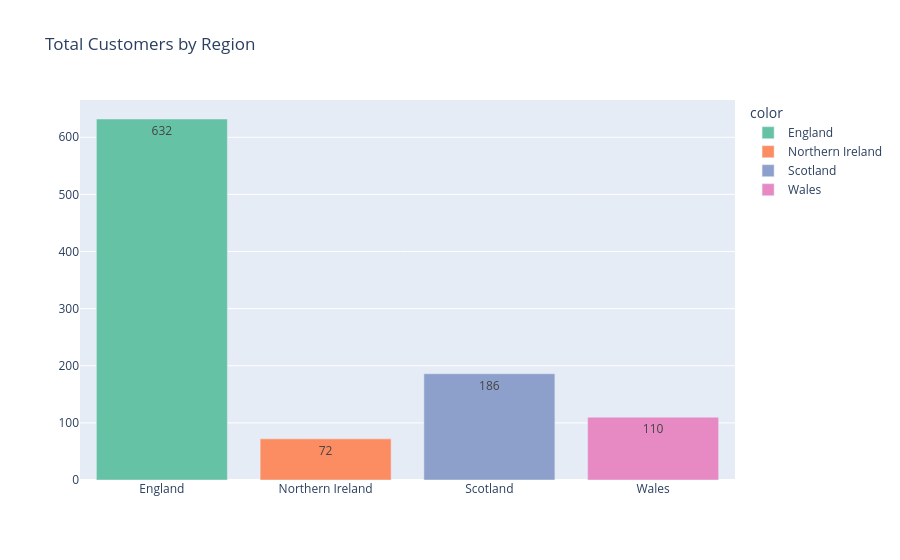
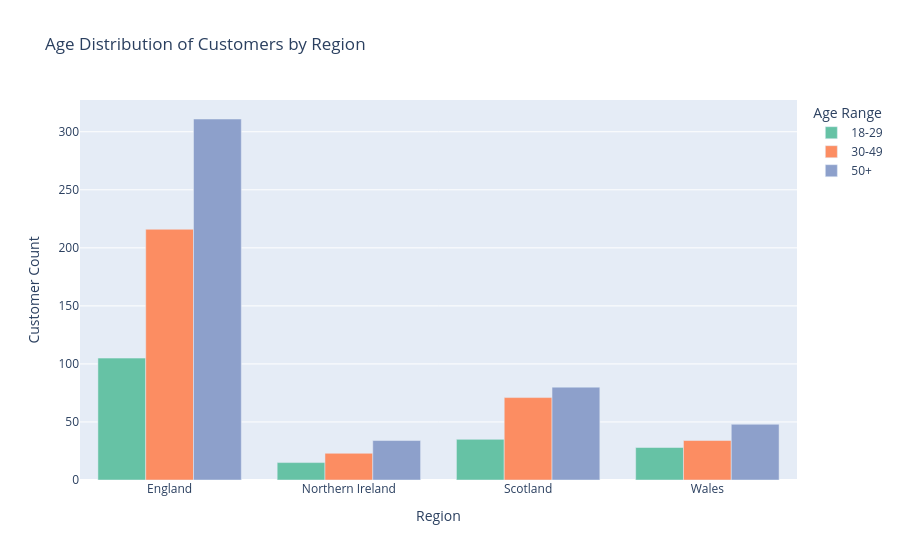
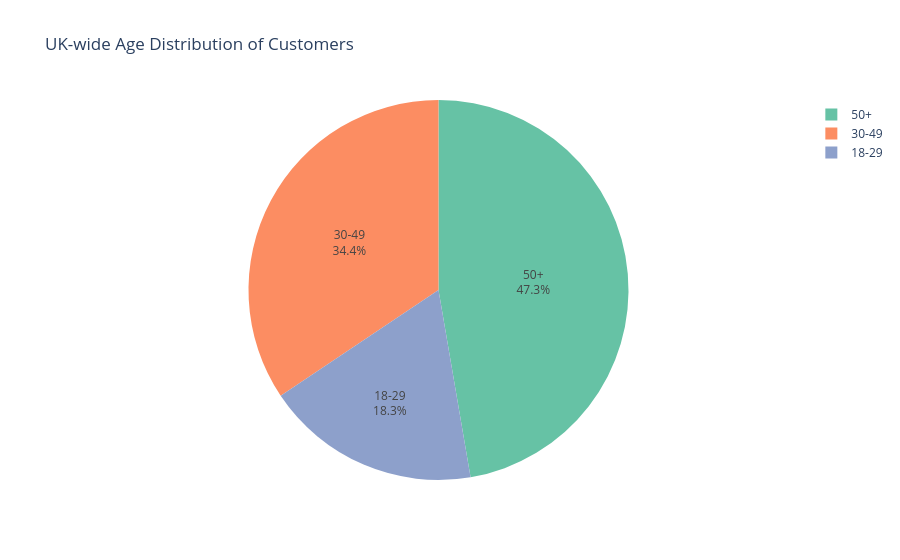

The cell these charts' notebook holds for them, in order:
### Markdown cell above
## Analysing some customer data

### Code cell
# Improved Plotly visualizations with distinct colors for customer data
region_counts = customers_df['region'].value_counts().sort_index()
fig1 = px.bar(
    x=region_counts.index,
    y=region_counts.values,
    labels={'x': 'Region', 'y': 'Total Customers'},
    title='Total Customers by Region',
    text=region_counts.values,
    color=region_counts.index,
    color_discrete_sequence=px.colors.qualitative.Set2
    )
fig1.update_traces(texttemplate='%{text}', textposition='inside')
fig1.update_layout(
    xaxis_title='',
    yaxis_title='',
    uniformtext_minsize=8,
    uniformtext_mode='hide'
    )
fig1.show()

# Improved Plotly grouped bar chart for age distribution by region
bins = [18, 30, 50, 100]
labels = ["18-29", "30-49", "50+"]
customers_df['age_group'] = pd.cut(
    customers_df['age'], bins=bins, labels=labels, right=False
    )
age_region_counts = customers_df.groupby(['region', 'age_group']).size().reset_index(name='count')
fig2 = px.bar(
    age_region_counts,
    x='region',
    y='count',
    color='age_group',
    barmode='group',
    labels={'region': 'Region', 'count': 'Customer Count', 'age_group': 'Age Range'},
    title='Age Distribution of Customers by Region',
    color_discrete_sequence=px.colors.qualitative.Set2
    )

fig2.update_layout(xaxis_title='Region', yaxis_title='Customer Count')
fig2.show()

# Pie chart of age range percentages for the entire UK
age_counts = customers_df['age_group'].value_counts().sort_index()
fig3 = px.pie(
    values=age_counts.values,
    names=age_counts.index,
    title='UK-wide Age Distribution of Customers',
    color_discrete_sequence=px.colors.qualitative.Set2
    )
fig3.update_traces(textinfo='percent+label')
fig3.show()

### Figure 1 — Plotly figure (JSON) as saved in the notebook; plotly's stock layout.template omitted (floating-point values rounded to 4 significant figures)
{"data": [{"hovertemplate": "color=England<br>Region=%{x}<br>Total Customers=%{y}<br>text=%{text}<extra></extra>", "legendgroup": "England", "marker": {"color": "rgb(102,194,165)", "pattern": {"shape": ""}}, "name": "England", "orientation": "v", "showlegend": true, "text": [632.0], "textposition": "inside", "texttemplate": "%{text}", "type": "bar", "x": ["England"], "xaxis": "x", "y": [632], "yaxis": "y"}, {"hovertemplate": "color=Northern Ireland<br>Region=%{x}<br>Total Customers=%{y}<br>text=%{text}<extra></extra>", "legendgroup": "Northern Ireland", "marker": {"color": "rgb(252,141,98)", "pattern": {"shape": ""}}, "name": "Northern Ireland", "orientation": "v", "showlegend": true, "text": [72.0], "textposition": "inside", "texttemplate": "%{text}", "type": "bar", "x": ["Northern Ireland"], "xaxis": "x", "y": [72], "yaxis": "y"}, {"hovertemplate": "color=Scotland<br>Region=%{x}<br>Total Customers=%{y}<br>text=%{text}<extra></extra>", "legendgroup": "Scotland", "marker": {"color": "rgb(141,160,203)", "pattern": {"shape": ""}}, "name": "Scotland", "orientation": "v", "showlegend": true, "text": [186.0], "textposition": "inside", "texttemplate": "%{text}", "type": "bar", "x": ["Scotland"], "xaxis": "x", "y": [186], "yaxis": "y"}, {"hovertemplate": "color=Wales<br>Region=%{x}<br>Total Customers=%{y}<br>text=%{text}<extra></extra>", "legendgroup": "Wales", "marker": {"color": "rgb(231,138,195)", "pattern": {"shape": ""}}, "name": "Wales", "orientation": "v", "showlegend": true, "text": [110.0], "textposition": "inside", "texttemplate": "%{text}", "type": "bar", "x": ["Wales"], "xaxis": "x", "y": [110], "yaxis": "y"}], "layout": {"barmode": "relative", "legend": {"title": {"text": "color"}, "tracegroupgap": 0}, "title": {"text": "Total Customers by Region"}, "uniformtext": {"minsize": 8, "mode": "hide"}, "xaxis": {"anchor": "y", "domain": [0, 1], "title": {"text": ""}}, "yaxis": {"anchor": "x", "domain": [0, 1], "title": {"text": ""}}}}

### Figure 2 — Plotly figure (JSON) as saved in the notebook; plotly's stock layout.template omitted (floating-point values rounded to 4 significant figures)
{"data": [{"alignmentgroup": "True", "hovertemplate": "Age Range=18-29<br>Region=%{x}<br>Customer Count=%{y}<extra></extra>", "legendgroup": "18-29", "marker": {"color": "rgb(102,194,165)", "pattern": {"shape": ""}}, "name": "18-29", "offsetgroup": "18-29", "orientation": "v", "showlegend": true, "textposition": "auto", "type": "bar", "x": ["England", "Northern Ireland", "Scotland", "Wales"], "xaxis": "x", "y": [105, 15, 35, 28], "yaxis": "y"}, {"alignmentgroup": "True", "hovertemplate": "Age Range=30-49<br>Region=%{x}<br>Customer Count=%{y}<extra></extra>", "legendgroup": "30-49", "marker": {"color": "rgb(252,141,98)", "pattern": {"shape": ""}}, "name": "30-49", "offsetgroup": "30-49", "orientation": "v", "showlegend": true, "textposition": "auto", "type": "bar", "x": ["England", "Northern Ireland", "Scotland", "Wales"], "xaxis": "x", "y": [216, 23, 71, 34], "yaxis": "y"}, {"alignmentgroup": "True", "hovertemplate": "Age Range=50+<br>Region=%{x}<br>Customer Count=%{y}<extra></extra>", "legendgroup": "50+", "marker": {"color": "rgb(141,160,203)", "pattern": {"shape": ""}}, "name": "50+", "offsetgroup": "50+", "orientation": "v", "showlegend": true, "textposition": "auto", "type": "bar", "x": ["England", "Northern Ireland", "Scotland", "Wales"], "xaxis": "x", "y": [311, 34, 80, 48], "yaxis": "y"}], "layout": {"barmode": "group", "legend": {"title": {"text": "Age Range"}, "tracegroupgap": 0}, "title": {"text": "Age Distribution of Customers by Region"}, "xaxis": {"anchor": "y", "domain": [0, 1], "title": {"text": "Region"}}, "yaxis": {"anchor": "x", "domain": [0, 1], "title": {"text": "Customer Count"}}}}

### Figure 3 — Plotly figure (JSON) as saved in the notebook; plotly's stock layout.template omitted (floating-point values rounded to 4 significant figures)
{"data": [{"domain": {"x": [0, 1], "y": [0, 1]}, "hovertemplate": "label=%{label}<br>value=%{value}<extra></extra>", "labels": ["18-29", "30-49", "50+"], "legendgroup": "", "name": "", "showlegend": true, "textinfo": "percent+label", "type": "pie", "values": [183, 344, 473]}], "layout": {"legend": {"tracegroupgap": 0}, "piecolorway": ["rgb(102,194,165)", "rgb(252,141,98)", "rgb(141,160,203)", "rgb(231,138,195)", "rgb(166,216,84)", "rgb(255,217,47)", "rgb(229,196,148)", "rgb(179,179,179)"], "title": {"text": "UK-wide Age Distribution of Customers"}}}
